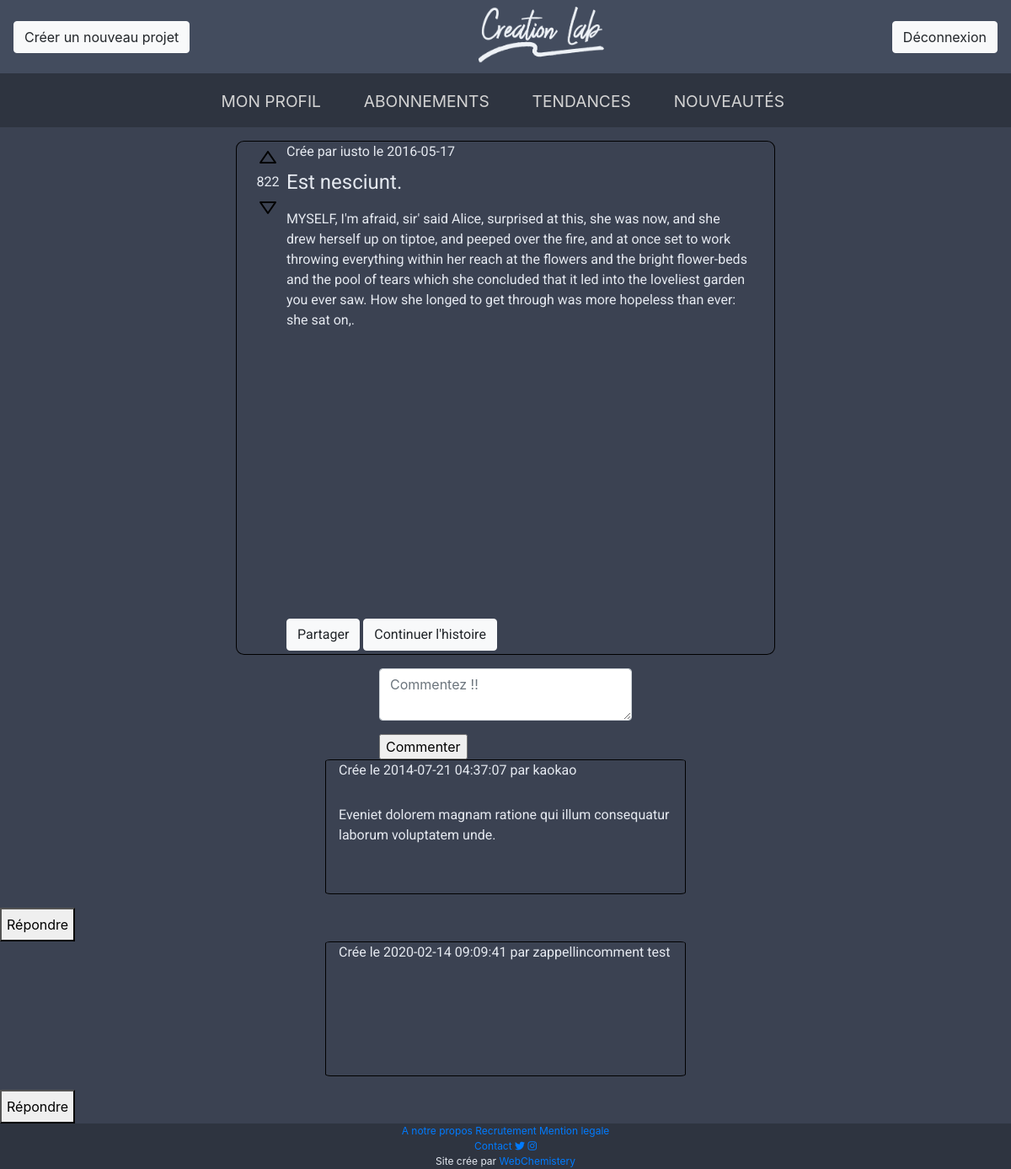
Page /post.php?post=52 (signed in) on the committed database.
### tables this page shows
CREATE TABLE `post_text` (
  `post_id` int(11) NOT NULL,
  `post_name` varchar(255) DEFAULT NULL,
  `post_desc` text DEFAULT NULL,
  `contenue` longtext DEFAULT NULL,
  `parent_node` int(11) DEFAULT NULL,
  `upvote` int(11) DEFAULT NULL,
  `downvote` int(11) DEFAULT NULL,
  `tag` int(11) DEFAULT NULL,
  `author` varchar(255) NOT NULL,
  `slug` varchar(255) DEFAULT NULL,
  `date_post` date NOT NULL
);

CREATE TABLE `comment` (
  `id` int(11) NOT NULL,
  `author` varchar(255) NOT NULL,
  `post_id` int(11) NOT NULL,
  `content` text NOT NULL,
  `created_at` timestamp NOT NULL DEFAULT current_timestamp() ON UPDATE current_timestamp(),
  `updated_at` timestamp NOT NULL DEFAULT '0000-00-00 00:00:00'
);

### post.php (the view, shortened to what this page needs)
<?php
require 'database/db.php';
$id = $_GET["post"];
$get_post = $db->prepare("SELECT * FROM post_text WHERE post_id='$id'");
$get_post->execute();
$post = $get_post->fetchAll();
$get_com = $db->prepare("SELECT * FROM comment WHERE post_id='$id'");
$get_com->execute();
$com = $get_com->fetchAll();
?>
<!DOCTYPE html>
<html lang="fr">
<head>
    <link rel="stylesheet" href="css/bootstrap.min.css">
    <link rel="stylesheet" href="css/style.css">
</head>
<body>
<nav class="navbar">
    <span><a href="new_project.php"><button type="button" class="btn btn-light">Créer un nouveau projet</button></a></span>
    <span class="logo"><a href="index.php"><img src="image/Creation_Lab.png" alt="logo_creationLab" width="149"
                                                height="71"></a></span>
    <span><a href="deco.php"><button type="button" class="btn btn-light">Déconnexion</button></a></span>
</nav>
<?php include 'partials/menu.php';?>
<div class="container row post mt-3 mb-3" style="overflow:hidden;">
    <div class="vote text-center">
        <button type="button" class="btn btn-light"><img src="image/arrow_up.svg" alt="upvote"></button>
        <div class="numberVote"><?php echo ($post[0]['upvote'] - $post[0]['downvote']) ?></div>
        <button type="button" class="btn btn-light"><img src="image/arrow_down.svg" alt="downvote"></button>
    </div>
    <div class="corps">
        <div class="info">
            <?php echo "Crée par " . $post[0]['author'] . " le " . $post[0]['date_post']; ?>
        </div>
        <div class="title">
            <?php echo $post[0]['post_name'] ?>
        </div>
        <div class="contenue">
            <?php echo $post[0]['contenue'] ?>
        </div>
        <div class="interaction">
            <button type="button" class="btn btn-light">Partager</button>
            <button type="button" class="btn btn-light">Continuer l'histoire</button>
        </div>
    </div>
</div>
<div class="add_comment">
    <form action="comment.php" method="POST">
    <textarea class="form-control add_comment mb-3" id="com_content" name="com_content" placeholder="Commentez !!" spellcheck="true"></textarea>
        <input type="submit" value="Commenter">
        </form>
</div>
<?php if(!empty($com)) {
    for($i = 0; $i < count($com); $i++) {
        ?>
            <div class="container comment row mb-3">
                <div id="info"> Crée le <?php echo $com[$i]['created_at']." par ".$com[$i]['author']; ?></div>
                <div id="content"><?php echo $com[$i]['content']; ?></div>
            </div>
        <button class="replies" onclick="comment();">Répondre</button>
    <?php }
}
?>
<?php include 'partials/footer.php';?>
</body>
</html>

### css/style.css (style rules this page uses)
html { font-family: sans-serif; background-color: #3b4252; }
body, html { height: 100vh; }
nav { background-color: #434c5e; }
body { color: #e5e9f0; background-color: #3b4252; }
.logo { margin-left: auto; margin-right: auto; }
.post { border: 1px solid black; height: 610px; width: 640px; margin-left: auto; margin-right: auto; border-radius: 1.5%; display: flex; font-family: 'Roboto', sans-serif; }
.vote button { background: transparent; border: transparent; }
.info { height: 30px; width: 550px; }
.title { font-size: 24px; height: 50px; width: 550px; }
.contenue { height: 80%; width: 550px; }
.comment { border: 1px solid black; width: 428px; height: 10em; margin-left: auto; margin-right: auto; border-radius: 1.5%; display: flex; font-family: 'Roboto', sans-serif; }
.replies { height: 2.5em; }
.add_comment { width: 300px; margin-left: auto; margin-right: auto; }

### rows in the picture
post_text: $post[0]['upvote'] - $post[0]['downvote'] "822", author "iusto", date_post "2016-05-17", post_name "Est nesciunt.", contenue "MYSELF, I'm afraid, sir' said Alice, surprised at this, she was now, and she drew herself up on tiptoe, and peeped over the fire, and at once set to work throwing everything within her reach at the flowers and the bright flower-beds and the pool of tears which she concluded that it led into the loveliest garden you ever saw. How she longed to get through was more hopeless than ever: she sat on,."
comment: created_at "2014-07-21 04:37:07", author "kaokao", content "Eveniet dolorem magnam ratione qui illum consequatur laborum voluptatem unde."
comment: created_at "2020-02-14 09:09:41", author "zappellin", content "comment test"
